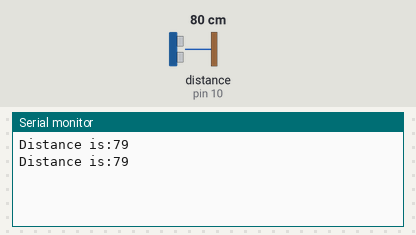
A sketch run on a simulated Arduino Uno, built with avr-gcc and run on an emulated ATmega328P. On the bench: the last lines printed to the serial monitor. Wiring (inferred from the names in the program): ultrasonic range finder: trigger pin 9; echo pin 10. The test bench sets the inputs (shaded band); at power-on: distance to the obstacle (sensor on pin 10) 80 cm. The echo pulse lasts 58.3 µs per cm.

Above: at 1.8 s.
1.9 s: distance to the obstacle (sensor on pin 10) set to 2 cm
At 2.8 s:
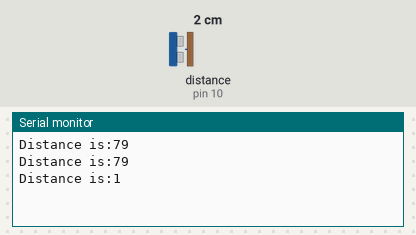
3.4 s: distance to the obstacle (sensor on pin 10) set to 4 cm
At 4.5 s:
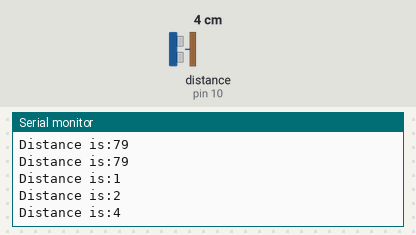
Timing chart, 0 to 6.4 s (numbered marks = the images above; inputs shaded):
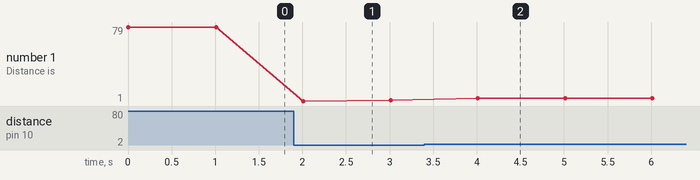

The sketch:

ultrasonic_arduino.ino
```cpp
const int trigPin = 9;
const int echoPin =10;

long duration;
int distance;

void setup(){
  pinMode(trigPin, OUTPUT);
  pinMode(echoPin,INPUT);
  Serial.begin(9600);

}

void loop(){
  digitalWrite(trigPin,LOW);
  delayMicroseconds(2);
  digitalWrite(trigPin,HIGH);
  delayMicroseconds(10);
  digitalWrite(trigPin,LOW);
  duration = pulseIn(echoPin,HIGH);
  distance = duration* 0.0343 / 2;//(distance = duration /2 * speed of sound in cm/us)
  Serial.print("Distance is:");
  Serial.println(distance);
  delay(1000);

}
```

Measured:
- after the input at 1.9 s, the serial monitor: prints a new line after 0.11 s (image 1)
- after the input at 3.4 s, the serial monitor: prints a new line after 0.61 s (image 2)
- plotted number 1: 79 → 2 after the input at 1.9 s, 2 → 4 after the input at 3.4 s
